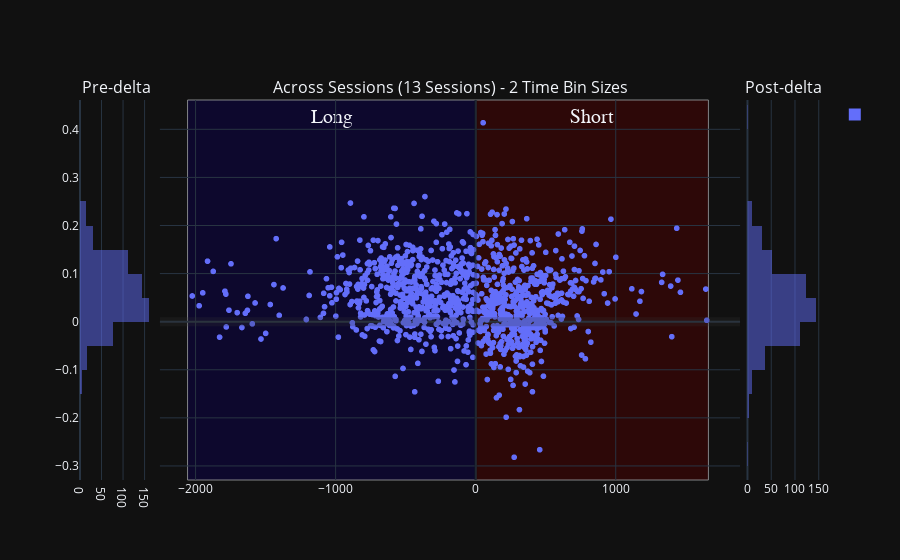

This figure's notebook cell:
### Code cell
# Laps test
concatenated_ripple_df = deepcopy(all_sessions_simple_pearson_laps_df)

scatter_title = 'Sevveral Sessions'
variable_name = 'wcorr_abs_diff'
px_scatter_kwargs = {'x': 'delta_aligned_start_t', 'y': variable_name, 'title': scatter_title, 'range_y': [0.0, 1.0], 'labels': {'session_name': 'Session', 'time_bin_size': 'tbin_size'}} 
new_fig_ripples = plotly_pre_post_delta_scatter(data_results_df=deepcopy(concatenated_ripple_df), out_scatter_fig=None, histogram_bins=histogram_bins,
                        px_scatter_kwargs=px_scatter_kwargs, histogram_variable_name=variable_name, forced_range_y=None,
                        time_delta_tuple=(earliest_delta_aligned_t_start, 0.0, latest_delta_aligned_t_end))
new_fig_ripples

### Figure 1 — Plotly figure (JSON) as saved in the notebook; plotly's stock layout.template omitted (floating-point values rounded to 4 significant figures; data arrays with more than 128 entries replaced by an {"elided": "..."} marker saying what was removed)
{"data": [{"alignmentgroup": "True", "bingroup": "y", "hovertemplate": "count=%{x}<br>wcorr_abs_diff=%{y}<extra></extra>", "legendgroup": "", "marker": {"color": "#636efa", "opacity": 0.5, "pattern": {"shape": ""}}, "name": "", "nbinsy": 25, "offsetgroup": "", "orientation": "h", "showlegend": true, "type": "histogram", "xaxis": "x", "y": {"elided": "559 float values"}, "yaxis": "y"}, {"hovertemplate": "delta_aligned_start_t=%{x}<br>wcorr_abs_diff=%{y}<extra></extra>", "legendgroup": "", "marker": {"color": "#636efa", "symbol": "circle"}, "mode": "markers", "name": "", "showlegend": false, "type": "scattergl", "x": {"elided": "1084 float values"}, "xaxis": "x2", "y": {"elided": "1084 float values"}, "yaxis": "y2"}, {"alignmentgroup": "True", "bingroup": "y", "hovertemplate": "count=%{x}<br>wcorr_abs_diff=%{y}<extra></extra>", "legendgroup": "", "marker": {"color": "#636efa", "opacity": 0.5, "pattern": {"shape": ""}}, "name": "", "nbinsy": 25, "offsetgroup": "", "orientation": "h", "showlegend": false, "type": "histogram", "xaxis": "x3", "y": {"elided": "525 float values"}, "yaxis": "y3"}], "layout": {"annotations": [{"font": {"size": 16}, "showarrow": false, "text": "Pre-delta", "x": 0.049, "xanchor": "center", "xref": "paper", "y": 1, "yanchor": "bottom", "yref": "paper"}, {"font": {"size": 16}, "showarrow": false, "text": "Across Sessions (13 Sessions) - 2 Time Bin Sizes", "x": 0.5, "xanchor": "center", "xref": "paper", "y": 1, "yanchor": "bottom", "yref": "paper"}, {"font": {"size": 16}, "showarrow": false, "text": "Post-delta", "x": 0.951, "xanchor": "center", "xref": "paper", "y": 1, "yanchor": "bottom", "yref": "paper"}], "barmode": "overlay", "shapes": [{"line": {"color": "rgba(0.2,0.2,0.2,.25)", "width": 9}, "type": "line", "x0": 0, "x1": 1, "xref": "x2 domain", "y0": 0, "y1": 0, "yref": "y2"}, {"line": {"color": "rgba(0,0,0,.25)", "width": 3}, "type": "line", "x0": 0, "x1": 0, "xref": "x2", "y0": 0, "y1": 1, "yref": "y2 domain"}, {"fillcolor": "#0b0049", "label": {"font": {"family": "Times New Roman", "size": 20}, "text": "Long", "textposition": "top center"}, "layer": "below", "line": {"width": 1}, "opacity": 0.5, "type": "rect", "x0": -2057.0, "x1": 0, "xref": "x2", "y0": 0, "y1": 1, "yref": "y2 domain"}, {"fillcolor": "#490000", "label": {"font": {"family": "Times New Roman", "size": 20}, "text": "Short", "textposition": "top center"}, "layer": "below", "line": {"width": 1}, "opacity": 0.5, "type": "rect", "x0": 0, "x1": 1662.0, "xref": "x2", "y0": 0, "y1": 1, "yref": "y2 domain"}], "xaxis": {"anchor": "y", "domain": [0, 0.098]}, "xaxis2": {"anchor": "y2", "domain": [0.108, 0.892]}, "xaxis3": {"anchor": "y3", "domain": [0.902, 1]}, "yaxis": {"anchor": "x", "domain": [0, 1]}, "yaxis2": {"anchor": "x2", "domain": [0, 1], "matches": "y", "showticklabels": false}, "yaxis3": {"anchor": "x3", "domain": [0, 1], "matches": "y", "showticklabels": false}}}
